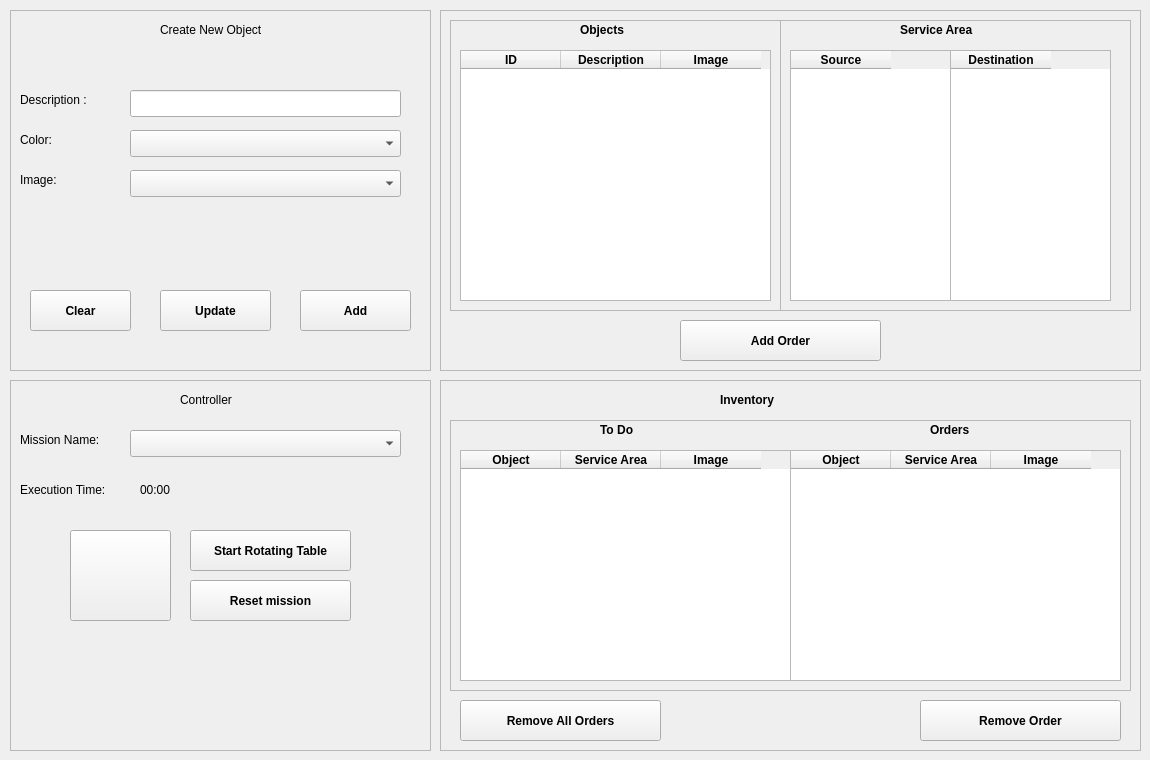
    <widget class="QWidget" name="tab_5">
     <attribute name="title">
      <string>Mission Planner</string>
     </attribute>
     <widget class="QFrame" name="frameCam_5">
      <property name="geometry">
       <rect>
        <x>10</x>
        <y>10</y>
        <width>421</width>
        <height>361</height>
       </rect>
      </property>
      <property name="frameShape">
       <enum>QFrame::StyledPanel</enum>
      </property>
      <property name="frameShadow">
       <enum>QFrame::Raised</enum>
      </property>
      <widget class="QLabel" name="label_109">
       <property name="geometry">
        <rect>
         <x>10</x>
         <y>80</y>
         <width>91</width>
         <height>20</height>
        </rect>
       </property>
       <property name="text">
        <string>Description :</string>
       </property>
      </widget>
      <widget class="QLabel" name="label_111">
       <property name="geometry">
        <rect>
         <x>10</x>
         <y>160</y>
         <width>101</width>
         <height>20</height>
        </rect>
       </property>
       <property name="text">
        <string>Image:</string>
       </property>
      </widget>
      <widget class="QLabel" name="label_110">
       <property name="geometry">
        <rect>
         <x>10</x>
         <y>120</y>
         <width>71</width>
         <height>20</height>
        </rect>
       </property>
       <property name="text">
        <string>Color:</string>
       </property>
      </widget>
      <widget class="QLineEdit" name="lineEditWorkSurfaceDecs_2">
       <property name="geometry">
        <rect>
         <x>120</x>
         <y>80</y>
         <width>271</width>
         <height>27</height>
        </rect>
       </property>
       <property name="text">
        <string/>
       </property>
      </widget>
      <widget class="QComboBox" name="comboBoxPoseName_2">
       <property name="geometry">
        <rect>
         <x>120</x>
         <y>120</y>
         <width>271</width>
         <height>27</height>
        </rect>
       </property>
      </widget>
      <widget class="QComboBox" name="comboBoxPoseName_3">
       <property name="geometry">
        <rect>
         <x>120</x>
         <y>160</y>
         <width>271</width>
         <height>27</height>
        </rect>
       </property>
      </widget>
      <widget class="QPushButton" name="pBtnClearObject">
       <property name="geometry">
        <rect>
         <x>20</x>
         <y>280</y>
         <width>101</width>
         <height>41</height>
        </rect>
       </property>
       <property name="font">
        <font>
         <weight>75</weight>
         <bold>true</bold>
        </font>
       </property>
       <property name="toolTip">
        <string>&lt;html&gt;&lt;head/&gt;&lt;body&gt;&lt;p&gt;&lt;span style=&quot; font-weight:400;&quot;&gt;Click this button to clear input fields&lt;/span&gt;&lt;/p&gt;&lt;/body&gt;&lt;/html&gt;</string>
       </property>
       <property name="text">
        <string>Clear</string>
       </property>
      </widget>
      <widget class="QPushButton" name="pBtnUpdateObject">
       <property name="geometry">
        <rect>
         <x>150</x>
         <y>280</y>
         <width>111</width>
         <height>41</height>
        </rect>
       </property>
       <property name="font">
        <font>
         <weight>75</weight>
         <bold>true</bold>
        </font>
       </property>
       <property name="toolTip">
        <string>&lt;html&gt;&lt;head/&gt;&lt;body&gt;&lt;p&gt;&lt;span style=&quot; font-weight:400;&quot;&gt;Click this button to update an object&lt;/span&gt;&lt;/p&gt;&lt;/body&gt;&lt;/html&gt;</string>
       </property>
       <property name="text">
        <string>Update</string>
       </property>
      </widget>
      <widget class="QPushButton" name="pBtnAddObject">
       <property name="geometry">
        <rect>
         <x>290</x>
         <y>280</y>
         <width>111</width>
         <height>41</height>
        </rect>
       </property>
       <property name="font">
        <font>
         <weight>75</weight>
         <bold>true</bold>
        </font>
       </property>
       <property name="toolTip">
        <string>&lt;html&gt;&lt;head/&gt;&lt;body&gt;&lt;p&gt;&lt;span style=&quot; font-weight:400;&quot;&gt;Click this button to add a new object&lt;/span&gt;&lt;/p&gt;&lt;/body&gt;&lt;/html&gt;</string>
       </property>
       <property name="text">
        <string>Add</string>
       </property>
      </widget>
      <widget class="QLabel" name="label_121">
       <property name="geometry">
        <rect>
         <x>150</x>
         <y>10</y>
         <width>131</width>
         <height>20</height>
        </rect>
       </property>
       <property name="text">
        <string>Create New Object</string>
       </property>
      </widget>
     </widget>
     <widget class="QFrame" name="frameInventory">
      <property name="geometry">
       <rect>
        <x>440</x>
        <y>380</y>
        <width>701</width>
        <height>371</height>
       </rect>
      </property>
      <property name="frameShape">
       <enum>QFrame::StyledPanel</enum>
      </property>
      <property name="frameShadow">
       <enum>QFrame::Raised</enum>
      </property>
      <widget class="QLabel" name="label_112">
       <property name="geometry">
        <rect>
         <x>280</x>
         <y>10</y>
         <width>91</width>
         <height>20</height>
        </rect>
       </property>
       <property name="font">
        <font>
         <weight>75</weight>
         <bold>true</bold>
        </font>
       </property>
       <property name="text">
        <string>Inventory</string>
       </property>
      </widget>
      <widget class="QFrame" name="frame_6">
       <property name="geometry">
        <rect>
         <x>10</x>
         <y>40</y>
         <width>681</width>
         <height>271</height>
        </rect>
       </property>
       <property name="frameShape">
        <enum>QFrame::StyledPanel</enum>
       </property>
       <property name="frameShadow">
        <enum>QFrame::Raised</enum>
       </property>
       <widget class="QTableWidget" name="tableWidgetToDo">
        <property name="geometry">
         <rect>
          <x>10</x>
          <y>30</y>
          <width>331</width>
          <height>231</height>
         </rect>
        </property>
        <property name="toolTip">
         <string>&lt;html&gt;&lt;head/&gt;&lt;body&gt;&lt;p&gt;List of ToDo tasks&lt;/p&gt;&lt;/body&gt;&lt;/html&gt;</string>
        </property>
        <property name="styleSheet">
         <string notr="true"/>
        </property>
        <property name="rowCount">
         <number>0</number>
        </property>
        <property name="columnCount">
         <number>3</number>
        </property>
        <column>
         <property name="text">
          <string>Object</string>
         </property>
         <property name="font">
          <font>
           <weight>75</weight>
           <bold>true</bold>
          </font>
         </property>
        </column>
        <column>
         <property name="text">
          <string>Service Area</string>
         </property>
         <property name="font">
          <font>
           <weight>75</weight>
           <bold>true</bold>
          </font>
         </property>
        </column>
        <column>
         <property name="text">
          <string>Image</string>
         </property>
         <property name="font">
          <font>
           <weight>75</weight>
           <bold>true</bold>
          </font>
         </property>
        </column>
       </widget>
       <widget class="QLabel" name="label_113">
        <property name="geometry">
         <rect>
          <x>150</x>
          <y>0</y>
          <width>51</width>
          <height>20</height>
         </rect>
        </property>
        <property name="font">
         <font>
          <weight>75</weight>
          <bold>true</bold>
         </font>
        </property>
        <property name="text">
         <string>To Do</string>
        </property>
       </widget>
       <widget class="QLabel" name="label_114">
        <property name="geometry">
         <rect>
          <x>480</x>
          <y>0</y>
          <width>51</width>
          <height>20</height>
         </rect>
        </property>
        <property name="font">
         <font>
          <weight>75</weight>
          <bold>true</bold>
         </font>
        </property>
        <property name="text">
         <string>Orders</string>
        </property>
       </widget>
       <widget class="QTableWidget" name="tableWidgetOrders">
        <property name="geometry">
         <rect>
          <x>340</x>
          <y>30</y>
          <width>331</width>
          <height>231</height>
         </rect>
        </property>
        <property name="toolTip">
         <string>&lt;html&gt;&lt;head/&gt;&lt;body&gt;&lt;p&gt;List of all odered items&lt;/p&gt;&lt;/body&gt;&lt;/html&gt;</string>
        </property>
        <property name="styleSheet">
         <string notr="true"/>
        </property>
        <property name="rowCount">
         <number>0</number>
        </property>
        <property name="columnCount">
         <number>3</number>
        </property>
        <column>
         <property name="text">
          <string>Object</string>
         </property>
         <property name="font">
          <font>
           <weight>75</weight>
           <bold>true</bold>
          </font>
         </property>
        </column>
        <column>
         <property name="text">
          <string>Service Area</string>
         </property>
         <property name="font">
          <font>
           <weight>75</weight>
           <bold>true</bold>
          </font>
         </property>
        </column>
        <column>
         <property name="text">
          <string>Image</string>
         </property>
         <property name="font">
          <font>
           <weight>75</weight>
           <bold>true</bold>
          </font>
         </property>
        </column>
       </widget>
      </widget>
      <widget class="QPushButton" name="pBtnRemoveOrder">
       <property name="geometry">
        <rect>
         <x>480</x>
         <y>320</y>
         <width>201</width>
         <height>41</height>
        </rect>
       </property>
       <property name="font">
        <font>
         <weight>75</weight>
         <bold>true</bold>
        </font>
       </property>
       <property name="toolTip">
        <string>&lt;html&gt;&lt;head/&gt;&lt;body&gt;&lt;p&gt;&lt;span style=&quot; font-weight:400;&quot;&gt;Click this button to remove a ToDo task&lt;/span&gt;&lt;/p&gt;&lt;/body&gt;&lt;/html&gt;</string>
       </property>
       <property name="text">
        <string>Remove Order</string>
       </property>
      </widget>
      <widget class="QPushButton" name="pBtnRemoveOrder_2">
       <property name="geometry">
        <rect>
         <x>20</x>
         <y>320</y>
         <width>201</width>
         <height>41</height>
        </rect>
       </property>
       <property name="font">
        <font>
         <weight>75</weight>
         <bold>true</bold>
        </font>
       </property>
       <property name="toolTip">
        <string>&lt;html&gt;&lt;head/&gt;&lt;body&gt;&lt;p&gt;&lt;span style=&quot; font-weight:400;&quot;&gt;Click this button to remove all ToDo tasks&lt;/span&gt;&lt;/p&gt;&lt;/body&gt;&lt;/html&gt;</string>
       </property>
       <property name="text">
        <string>Remove All Orders</string>
       </property>
      </widget>
     </widget>
     <widget class="QFrame" name="frame_3">
      <property name="geometry">
       <rect>
        <x>10</x>
        <y>380</y>
        <width>421</width>
        <height>371</height>
       </rect>
      </property>
      <property name="frameShape">
       <enum>QFrame::StyledPanel</enum>
      </property>
      <property name="frameShadow">
       <enum>QFrame::Raised</enum>
      </property>
      <widget class="QPushButton" name="pBtnStartMission">
       <property name="geometry">
        <rect>
         <x>60</x>
         <y>150</y>
         <width>101</width>
         <height>91</height>
        </rect>
       </property>
       <property name="font">
        <font>
         <weight>75</weight>
         <bold>true</bold>
        </font>
       </property>
       <property name="toolTip">
        <string>&lt;html&gt;&lt;head/&gt;&lt;body&gt;&lt;p&gt;&lt;span style=&quot; font-weight:400;&quot;&gt;Click this button to begin the selected mission&lt;/span&gt;&lt;/p&gt;&lt;/body&gt;&lt;/html&gt;</string>
       </property>
       <property name="text">
        <string/>
       </property>
       <property name="icon">
        <iconset>
         <normaloff>../../../../../.designer/img/pwr_green.png</normaloff>../../../../../.designer/img/pwr_green.png</iconset>
       </property>
      </widget>
      <widget class="QPushButton" name="pBtnStartRotatingTable">
       <property name="geometry">
        <rect>
         <x>180</x>
         <y>150</y>
         <width>161</width>
         <height>41</height>
        </rect>
       </property>
       <property name="font">
        <font>
         <weight>75</weight>
         <bold>true</bold>
        </font>
       </property>
       <property name="toolTip">
        <string>&lt;html&gt;&lt;head/&gt;&lt;body&gt;&lt;p&gt;&lt;span style=&quot; font-weight:400;&quot;&gt;Click this button to start the rotating table&lt;/span&gt;&lt;/p&gt;&lt;/body&gt;&lt;/html&gt;</string>
       </property>
       <property name="text">
        <string>Start Rotating Table</string>
       </property>
      </widget>
      <widget class="QPushButton" name="pBtnResetMission">
       <property name="geometry">
        <rect>
         <x>180</x>
         <y>200</y>
         <width>161</width>
         <height>41</height>
        </rect>
       </property>
       <property name="font">
        <font>
         <weight>75</weight>
         <bold>true</bold>
        </font>
       </property>
       <property name="toolTip">
        <string>&lt;html&gt;&lt;head/&gt;&lt;body&gt;&lt;p&gt;&lt;span style=&quot; font-weight:400;&quot;&gt;Click this button to to reset the selection mission&lt;/span&gt;&lt;/p&gt;&lt;/body&gt;&lt;/html&gt;</string>
       </property>
       <property name="text">
        <string>Reset mission</string>
       </property>
      </widget>
      <widget class="QComboBox" name="comboBoxMissionNmae">
       <property name="geometry">
        <rect>
         <x>120</x>
         <y>50</y>
         <width>271</width>
         <height>27</height>
        </rect>
       </property>
       <property name="toolTip">
        <string>&lt;html&gt;&lt;head/&gt;&lt;body&gt;&lt;p&gt;Select the mission to be executed by a robot&lt;/p&gt;&lt;/body&gt;&lt;/html&gt;</string>
       </property>
      </widget>
      <widget class="QLabel" name="label_115">
       <property name="geometry">
        <rect>
         <x>10</x>
         <y>50</y>
         <width>101</width>
         <height>20</height>
        </rect>
       </property>
       <property name="text">
        <string>Mission Name: </string>
       </property>
      </widget>
      <widget class="QLabel" name="label_116">
       <property name="geometry">
        <rect>
         <x>170</x>
         <y>10</y>
         <width>71</width>
         <height>20</height>
        </rect>
       </property>
       <property name="text">
        <string>Controller</string>
       </property>
      </widget>
      <widget class="QLabel" name="label_118">
       <property name="geometry">
        <rect>
         <x>10</x>
         <y>100</y>
         <width>121</width>
         <height>20</height>
        </rect>
       </property>
       <property name="text">
        <string>Execution Time: </string>
       </property>
      </widget>
      <widget class="QLabel" name="label_119">
       <property name="geometry">
        <rect>
         <x>130</x>
         <y>100</y>
         <width>121</width>
         <height>20</height>
        </rect>
       </property>
       <property name="text">
        <string>00:00</string>
       </property>
      </widget>
     </widget>
     <widget class="QFrame" name="frame_2">
      <property name="geometry">
       <rect>
        <x>440</x>
        <y>10</y>
        <width>701</width>
        <height>361</height>
       </rect>
      </property>
      <property name="frameShape">
       <enum>QFrame::StyledPanel</enum>
      </property>
      <property name="frameShadow">
       <enum>QFrame::Raised</enum>
      </property>
      <widget class="QFrame" name="frame_5">
       <property name="geometry">
        <rect>
         <x>10</x>
         <y>10</y>
         <width>331</width>
         <height>291</height>
        </rect>
       </property>
       <property name="frameShape">
        <enum>QFrame::StyledPanel</enum>
       </property>
       <property name="frameShadow">
        <enum>QFrame::Raised</enum>
       </property>
       <widget class="QTableWidget" name="tableWidgetObjects">
        <property name="geometry">
         <rect>
          <x>10</x>
          <y>30</y>
          <width>311</width>
          <height>251</height>
         </rect>
        </property>
        <property name="toolTip">
         <string>&lt;html&gt;&lt;head/&gt;&lt;body&gt;&lt;p&gt;List of all objects&lt;/p&gt;&lt;/body&gt;&lt;/html&gt;</string>
        </property>
        <property name="styleSheet">
         <string notr="true"/>
        </property>
        <property name="rowCount">
         <number>0</number>
        </property>
        <property name="columnCount">
         <number>3</number>
        </property>
        <column>
         <property name="text">
          <string>ID</string>
         </property>
         <property name="font">
          <font>
           <weight>75</weight>
           <bold>true</bold>
          </font>
         </property>
        </column>
        <column>
         <property name="text">
          <string>Description</string>
         </property>
         <property name="font">
          <font>
           <weight>75</weight>
           <bold>true</bold>
          </font>
         </property>
        </column>
        <column>
         <property name="text">
          <string>Image</string>
         </property>
         <property name="font">
          <font>
           <weight>75</weight>
           <bold>true</bold>
          </font>
         </property>
        </column>
       </widget>
       <widget class="QLabel" name="label_117">
        <property name="geometry">
         <rect>
          <x>130</x>
          <y>0</y>
          <width>61</width>
          <height>20</height>
         </rect>
        </property>
        <property name="font">
         <font>
          <weight>75</weight>
          <bold>true</bold>
         </font>
        </property>
        <property name="text">
         <string>Objects</string>
        </property>
       </widget>
      </widget>
      <widget class="QPushButton" name="pBtnAddOrder">
       <property name="geometry">
        <rect>
         <x>240</x>
         <y>310</y>
         <width>201</width>
         <height>41</height>
        </rect>
       </property>
       <property name="font">
        <font>
         <weight>75</weight>
         <bold>true</bold>
        </font>
       </property>
       <property name="toolTip">
        <string>&lt;html&gt;&lt;head/&gt;&lt;body&gt;&lt;p&gt;&lt;span style=&quot; font-weight:400;&quot;&gt;Click this button to add an order to the list of orders&lt;/span&gt;&lt;/p&gt;&lt;/body&gt;&lt;/html&gt;</string>
       </property>
       <property name="text">
        <string>Add Order</string>
       </property>
      </widget>
      <widget class="QFrame" name="frame_4">
       <property name="geometry">
        <rect>
         <x>340</x>
         <y>10</y>
         <width>351</width>
         <height>291</height>
        </rect>
       </property>
       <property name="frameShape">
        <enum>QFrame::StyledPanel</enum>
       </property>
       <property name="frameShadow">
        <enum>QFrame::Raised</enum>
       </property>
       <widget class="QTableWidget" name="tableWidgetObjectSource">
        <property name="geometry">
         <rect>
          <x>10</x>
          <y>30</y>
          <width>161</width>
          <height>251</height>
         </rect>
        </property>
        <property name="toolTip">
         <string>&lt;html&gt;&lt;head/&gt;&lt;body&gt;&lt;p&gt;List of all source service areas&lt;/p&gt;&lt;/body&gt;&lt;/html&gt;</string>
        </property>
        <property name="styleSheet">
         <string notr="true"/>
        </property>
        <property name="rowCount">
         <number>0</number>
        </property>
        <property name="columnCount">
         <number>1</number>
        </property>
        <column>
         <property name="text">
          <string>Source</string>
         </property>
         <property name="font">
          <font>
           <weight>75</weight>
           <bold>true</bold>
          </font>
         </property>
        </column>
       </widget>
       <widget class="QTableWidget" name="tableWidgetObjectDestination">
        <property name="geometry">
         <rect>
          <x>170</x>
          <y>30</y>
          <width>161</width>
          <height>251</height>
         </rect>
        </property>
        <property name="toolTip">
         <string>&lt;html&gt;&lt;head/&gt;&lt;body&gt;&lt;p&gt;List of all destination  service areas&lt;/p&gt;&lt;/body&gt;&lt;/html&gt;</string>
        </property>
        <property name="styleSheet">
         <string notr="true"/>
        </property>
        <property name="rowCount">
         <number>0</number>
        </property>
        <property name="columnCount">
         <number>1</number>
        </property>
        <column>
         <property name="text">
          <string>Destination</string>
         </property>
         <property name="font">
          <font>
           <weight>75</weight>
           <bold>true</bold>
          </font>
         </property>
        </column>
       </widget>
       <widget class="QLabel" name="label_120">
        <property name="geometry">
         <rect>
          <x>120</x>
          <y>0</y>
          <width>101</width>
          <height>20</height>
         </rect>
        </property>
        <property name="font">
         <font>
          <weight>75</weight>
          <bold>true</bold>
         </font>
        </property>
        <property name="text">
         <string>Service Area</string>
        </property>
       </widget>
      </widget>
     </widget>
    </widget>
